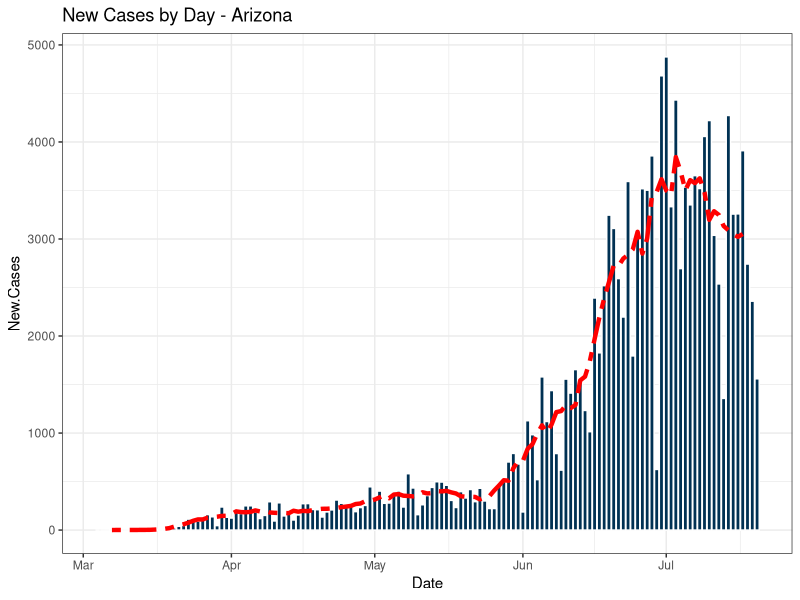
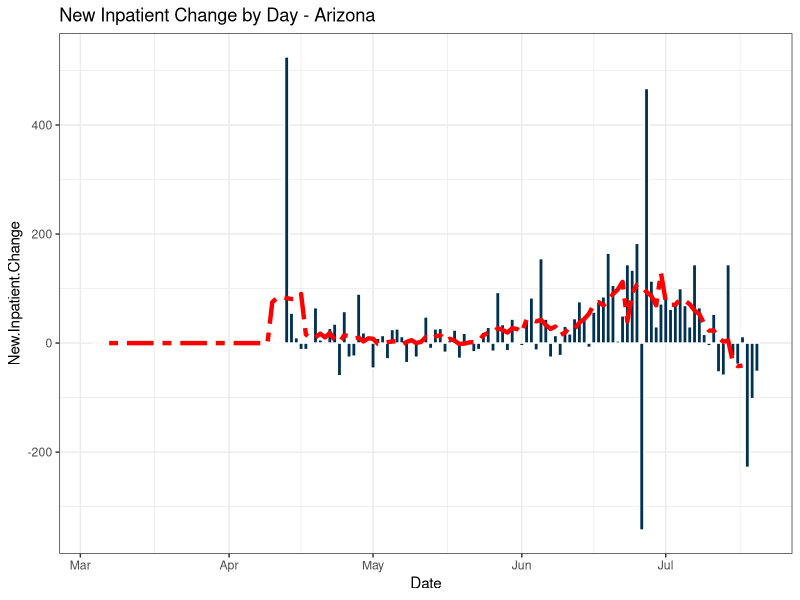
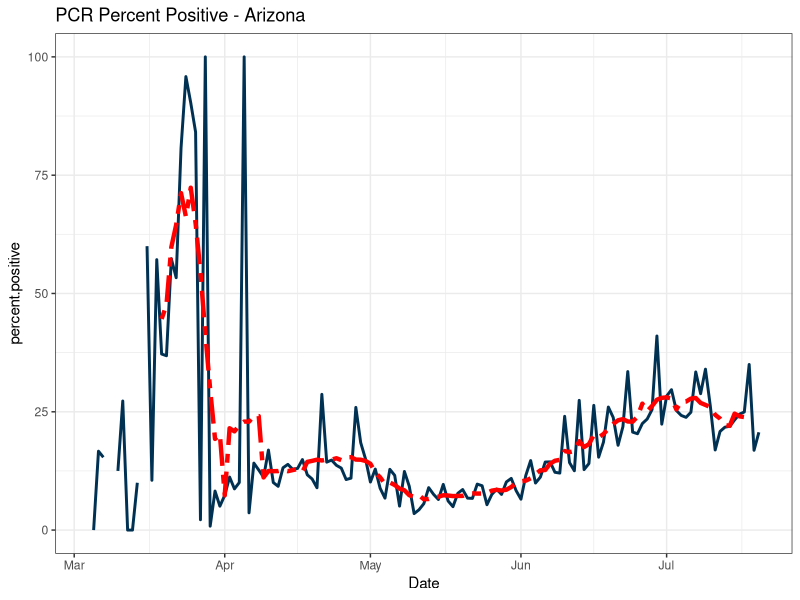
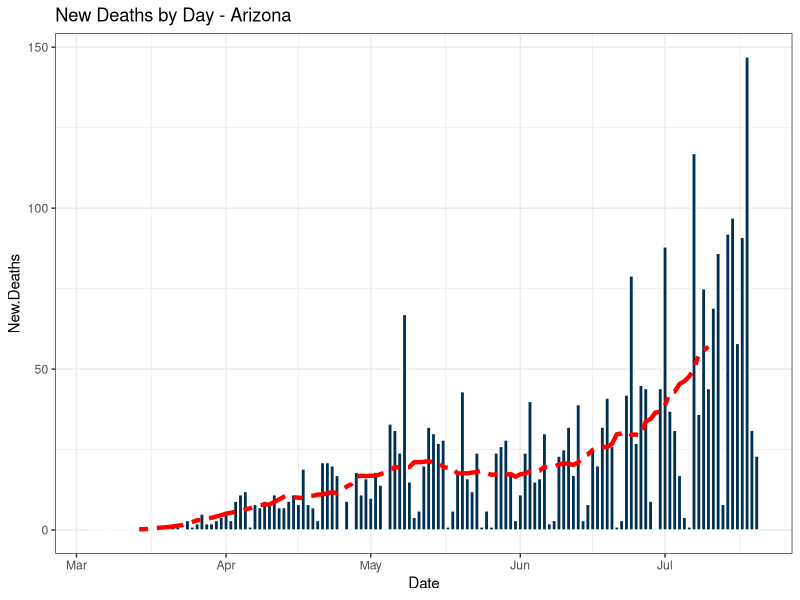
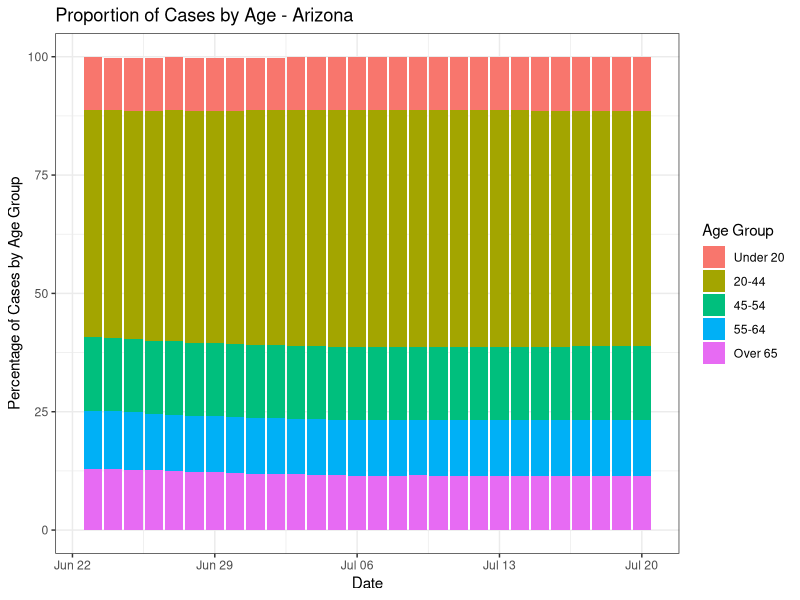
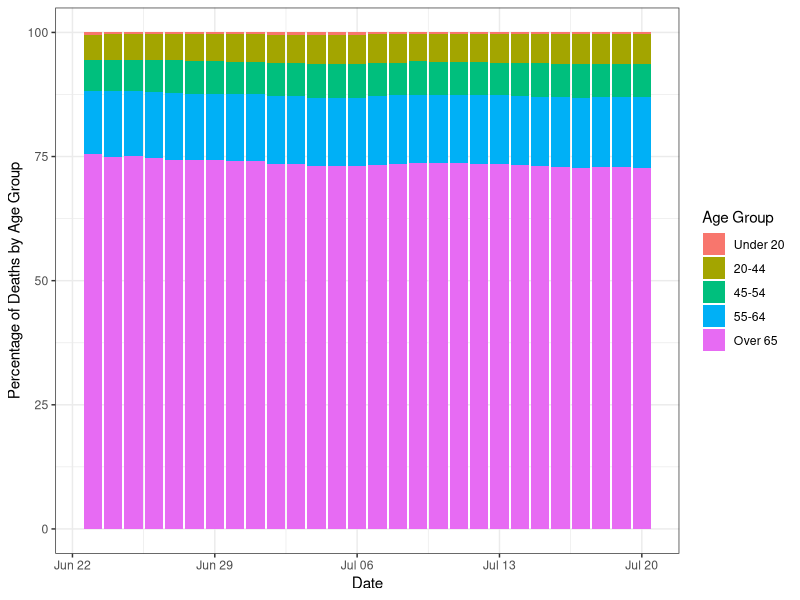
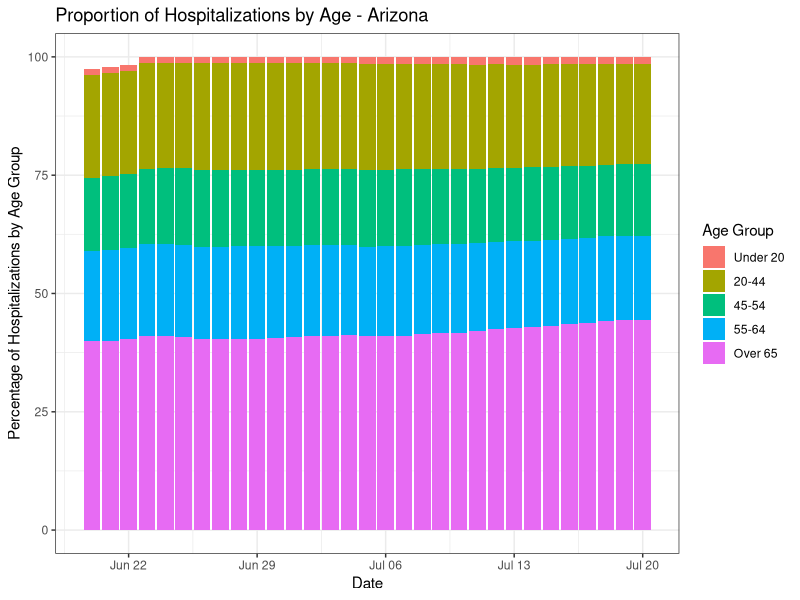
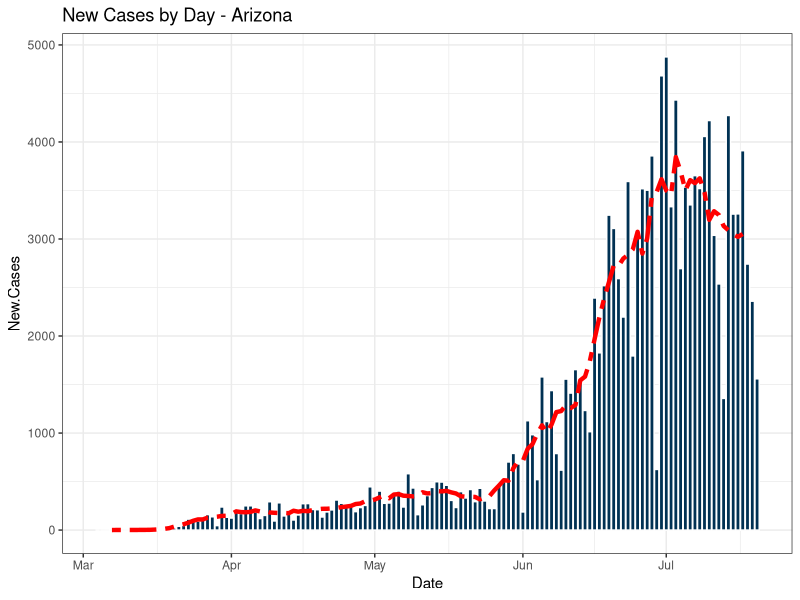

The R script that drew these images, in order:
library(tidyverse)
library(zoo)

az.pop = 7189000
az.pop.U18 = 2042000
az.pop.18to65=3853000
az.pop.O65 = 1294000

covid.az <- read.csv('covid data.csv', header=T)
covid.az$Date<-as.Date(covid.az$Date, '%m/%d/%Y')

#### plot of new cases by day
ggplot(covid.az, aes(x=Date, y=New.Cases))+
  geom_bar(stat='identity', color='white', fill='#003153')+
  geom_line(aes(y=rollmean(New.Cases,7,fill=NA)), linetype='twodash', color='red', size=1.5)+
  ggtitle('New Cases by Day - Arizona')+
  # labs()+
  theme_bw()
ggsave(paste0("New Cases by day "
              , format(Sys.time(), "%Y-%m-%d")
              , ".png"))
  
#### plot of new inpatient change by day
ggplot(covid.az, aes(x=Date, y=New.Inpatient.Change))+
  geom_bar(stat='identity', color='white', fill='#003153')+
  geom_line(aes(y=rollmean(New.Inpatient.Change,7,fill=NA)), linetype='twodash', color='red', size=1.5)+
  ggtitle('New Inpatient Change by Day - Arizona')+
  theme_bw()
ggsave(paste0("New Inpatient Change by day "
              , format(Sys.time(), "%Y-%m-%d")
              , ".png"))

#### PCR positivity
covid.az$percent.positive = (covid.az$New.Cases/covid.az$New.PCR)*100
ggplot(covid.az, aes(x=Date, y=percent.positive))+
  geom_line(color='#003153', size=1)+
  geom_line(aes(y=rollmean(percent.positive,7,fill=NA)), linetype='twodash', size=1.5, color='red')+
  ggtitle('PCR Percent Positive - Arizona')+
  theme_bw()
ggsave(paste0("PCR Percent Positive by day "
              , format(Sys.time(), "%Y-%m-%d")
              , ".png"))

#### new deaths by day
ggplot(covid.az, aes(x=Date, y=New.Deaths))+
  geom_bar(stat='identity', color='white', fill='#003153')+
  geom_line(aes(y=rollmean(New.Deaths, 21, fill=NA)), linetype='twodash', size=1.5, color='red')+
  ggtitle('New Deaths by Day - Arizona')+
  theme_bw()
ggsave(paste0("New Deaths by day "
              , format(Sys.time(), "%Y-%m-%d")
              , ".png"))

#### cases by age as a percent of total
# covid.az$Cases.Under20 <- as.numeric(covid.az$Cases.Under20)
# covid.az$Cases.20.44 <- as.numeric(covid.az$Cases.20.44)
# covid.az$Cases.45.54 <- as.numeric(covid.az$Cases.45.54)
# covid.az$Cases.55.64 <- as.numeric(covid.az$Cases.55.64)
# covid.az$Cases.Over65 <- as.numeric(covid.az$Cases.Over65)

covid.cases=NULL
covid.cases$CU20pT = (covid.az$Cases.Under20/covid.az$Positive.Tests)*100
covid.cases$C20.44pT = (covid.az$Cases.20.44/covid.az$Positive.Tests)*100
covid.cases$C45.54pT = (covid.az$Cases.45.54/covid.az$Positive.Tests)*100
covid.cases$C55.64pT = (covid.az$Cases.55.64/covid.az$Positive.Tests)*100
covid.cases$CO65pT = (covid.az$Cases.Over65/covid.az$Positive.Tests)*100
covid.cases$Date <- covid.az$Date
covid.cases <- data.frame(covid.cases)

library(reshape2)
covid.cases.m <- melt(covid.cases, id.vars='Date', measure.vars=c('CU20pT', 'C20.44pT', 'C45.54pT', 'C55.64pT', 'CO65pT'))

ggplot(covid.cases.m, aes(x=Date, y=value, fill=variable))+
  geom_bar(stat='identity')+
  ylab('Percentage of Cases by Age Group')+
  ggtitle('Proportion of Cases by Age - Arizona')+
  theme_bw()+
  # labs(fill='Age Group')
  scale_fill_discrete(name = "Age Group", labels = c("Under 20", "20-44", "45-54", '55-64', 'Over 65'))
ggsave(paste0("Proportion of Cases by Age "
              , format(Sys.time(), "%Y-%m-%d")
              , ".png"))

#### deaths by age as a percent of total
# covid.az$Deaths.Under20 <- as.numeric(covid.az$Deaths.Under20)
# covid.az$Deaths.20.44 <- as.numeric(covid.az$Deaths.20.44)
# covid.az$Deaths.45.54 <- as.numeric(covid.az$Deaths.45.54)
# covid.az$Deaths.55.64 <- as.numeric(covid.az$Deaths.55.64)
# covid.az$Deaths.Over65 <- as.numeric(covid.az$Deaths.Over65)

covid.Deaths=NULL
covid.Deaths$DU20pT = (covid.az$Deaths.Under20/covid.az$Deaths)*100
covid.Deaths$D20.44pT = (covid.az$Deaths.20.44/covid.az$Deaths)*100
covid.Deaths$D45.54pT = (covid.az$Deaths.45.54/covid.az$Deaths)*100
covid.Deaths$D55.64pT = (covid.az$Deaths.55.64/covid.az$Deaths)*100
covid.Deaths$DO65pT = (covid.az$Deaths.Over65/covid.az$Deaths)*100
covid.Deaths$Date <- covid.az$Date
covid.Deaths <- data.frame(covid.Deaths)

# library(reshape2)
covid.Deaths.m <- melt(covid.Deaths, id.vars='Date', measure.vars=c('DU20pT', 'D20.44pT', 'D45.54pT', 'D55.64pT', 'DO65pT'))

ggplot(covid.Deaths.m, aes(x=Date, y=value, fill=variable))+
  geom_bar(stat='identity')+
  ylab('Percentage of Deaths by Age Group')+
  theme_bw()+
  scale_fill_discrete(name = "Age Group", labels = c("Under 20", "20-44", "45-54", '55-64', 'Over 65'))
ggsave(paste0("Proportion of Deaths by Age Group "
              , format(Sys.time(), "%Y-%m-%d")
              , ".png"))

#### Hospitalizations by age as a percent of total
# covid.az$hosp.Under20 <- as.numeric(covid.az$hosp.Under20)
# covid.az$Hospitalizations.20.44 <- as.numeric(covid.az$Hospitalizations.20.44)
# covid.az$hosp.45.54 <- as.numeric(covid.az$hosp.45.54)
# covid.az$hosp.55.64 <- as.numeric(covid.az$hosp.55.64)
# covid.az$Hospitalizations.Over65 <- as.numeric(covid.az$Hospitalizations.Over65)

covid.hosp=NULL
covid.hosp$HU20pT = (covid.az$Hospitilizations.Under20/covid.az$Hospitilizations)*100
covid.hosp$H20.44pT = (covid.az$Hospitilizations.20.44/covid.az$Hospitilizations)*100
covid.hosp$H45.54pT = (covid.az$Hospitilizations.45.54/covid.az$Hospitilizations)*100
covid.hosp$H55.64pT = (covid.az$Hospitilizations.55.64/covid.az$Hospitilizations)*100
covid.hosp$HO65pT = (covid.az$Hospitilizations.Over65/covid.az$Hospitilizations)*100
covid.hosp$Date <- covid.az$Date
covid.hosp <- data.frame(covid.hosp)

# library(reshape2)
covid.hosp.m <- melt(covid.hosp, id.vars='Date', measure.vars=c('HU20pT', 'H20.44pT', 'H45.54pT', 'H55.64pT', 'HO65pT'))

ggplot(covid.hosp.m, aes(x=Date, y=value, fill=variable))+
  geom_bar(stat='identity')+
  ylab('Percentage of Hospitalizations by Age Group')+
  ggtitle('Proportion of Hospitalizations by Age - Arizona')+
  theme_bw()+
  # labs(fill='Age Group')
  scale_fill_discrete(name = "Age Group", labels = c("Under 20", "20-44", "45-54", '55-64', 'Over 65'))
ggsave(paste0("Proportion of Hospitilizations by Age Group "
              , format(Sys.time(), "%Y-%m-%d")
              , ".png"))
